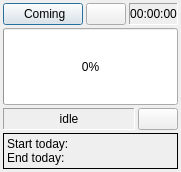
<ui version="4.0" >
 <class>lifetimeMainWidget</class>
 <widget class="QWidget" name="lifetimeMainWidget" >
  <property name="geometry" >
   <rect>
    <x>0</x>
    <y>0</y>
    <width>166</width>
    <height>172</height>
   </rect>
  </property>
  <property name="sizePolicy" >
   <sizepolicy vsizetype="Expanding" hsizetype="Expanding" >
    <horstretch>0</horstretch>
    <verstretch>0</verstretch>
   </sizepolicy>
  </property>
  <property name="windowTitle" >
   <string>Form</string>
  </property>
  <layout class="QVBoxLayout" >
   <property name="spacing" >
    <number>3</number>
   </property>
   <property name="leftMargin" >
    <number>3</number>
   </property>
   <property name="topMargin" >
    <number>3</number>
   </property>
   <property name="rightMargin" >
    <number>3</number>
   </property>
   <property name="bottomMargin" >
    <number>3</number>
   </property>
   <item>
    <widget class="QFrame" name="frame_state" >
     <property name="frameShape" >
      <enum>QFrame::NoFrame</enum>
     </property>
     <layout class="QHBoxLayout" >
      <property name="spacing" >
       <number>3</number>
      </property>
      <property name="leftMargin" >
       <number>0</number>
      </property>
      <property name="topMargin" >
       <number>0</number>
      </property>
      <property name="rightMargin" >
       <number>0</number>
      </property>
      <property name="bottomMargin" >
       <number>0</number>
      </property>
      <item>
       <widget class="QPushButton" name="pushButton_state" >
        <property name="sizePolicy" >
         <sizepolicy vsizetype="Preferred" hsizetype="Expanding" >
          <horstretch>0</horstretch>
          <verstretch>0</verstretch>
         </sizepolicy>
        </property>
        <property name="toolTip" >
         <string>Start or stop horology</string>
        </property>
        <property name="text" >
         <string> Coming</string>
        </property>
        <property name="icon" >
         <iconset resource="application.qrc" >:/img/kommt.xpm</iconset>
        </property>
        <property name="default" >
         <bool>true</bool>
        </property>
       </widget>
      </item>
      <item>
       <widget class="QPushButton" name="pushButton_pause" >
        <property name="toolTip" >
         <string>want to make a break?</string>
        </property>
        <property name="text" >
         <string/>
        </property>
        <property name="icon" >
         <iconset resource="application.qrc" >:/img/player_pause.png</iconset>
        </property>
        <property name="iconSize" >
         <size>
          <width>22</width>
          <height>22</height>
         </size>
        </property>
        <property name="checkable" >
         <bool>true</bool>
        </property>
       </widget>
      </item>
      <item>
       <widget class="QLabel" name="label_time" >
        <property name="frameShape" >
         <enum>QFrame::Panel</enum>
        </property>
        <property name="frameShadow" >
         <enum>QFrame::Sunken</enum>
        </property>
        <property name="text" >
         <string>00:00:00</string>
        </property>
        <property name="alignment" >
         <set>Qt::AlignCenter</set>
        </property>
        <property name="margin" >
         <number>3</number>
        </property>
       </widget>
      </item>
     </layout>
    </widget>
   </item>
   <item>
    <widget class="QProgressBar" name="progressBar" >
     <property name="sizePolicy" >
      <sizepolicy vsizetype="Expanding" hsizetype="Expanding" >
       <horstretch>0</horstretch>
       <verstretch>0</verstretch>
      </sizepolicy>
     </property>
     <property name="value" >
      <number>0</number>
     </property>
     <property name="orientation" >
      <enum>Qt::Horizontal</enum>
     </property>
    </widget>
   </item>
   <item>
    <widget class="QFrame" name="frame_info" >
     <property name="frameShape" >
      <enum>QFrame::NoFrame</enum>
     </property>
     <layout class="QHBoxLayout" >
      <property name="spacing" >
       <number>3</number>
      </property>
      <property name="leftMargin" >
       <number>0</number>
      </property>
      <property name="topMargin" >
       <number>0</number>
      </property>
      <property name="rightMargin" >
       <number>0</number>
      </property>
      <property name="bottomMargin" >
       <number>0</number>
      </property>
      <item>
       <widget class="QLabel" name="label_state_info" >
        <property name="sizePolicy" >
         <sizepolicy vsizetype="Preferred" hsizetype="Expanding" >
          <horstretch>0</horstretch>
          <verstretch>0</verstretch>
         </sizepolicy>
        </property>
        <property name="toolTip" >
         <string>Current state</string>
        </property>
        <property name="autoFillBackground" >
         <bool>true</bool>
        </property>
        <property name="frameShape" >
         <enum>QFrame::Panel</enum>
        </property>
        <property name="frameShadow" >
         <enum>QFrame::Sunken</enum>
        </property>
        <property name="text" >
         <string>idle</string>
        </property>
        <property name="alignment" >
         <set>Qt::AlignCenter</set>
        </property>
        <property name="margin" >
         <number>3</number>
        </property>
        <property name="buddy" >
         <cstring>pushButton_info</cstring>
        </property>
       </widget>
      </item>
      <item>
       <widget class="QPushButton" name="pushButton_info" >
        <property name="toolTip" >
         <string>Overview</string>
        </property>
        <property name="text" >
         <string/>
        </property>
        <property name="icon" >
         <iconset resource="application.qrc" >:/img/history.png</iconset>
        </property>
        <property name="iconSize" >
         <size>
          <width>22</width>
          <height>22</height>
         </size>
        </property>
        <property name="checkable" >
         <bool>true</bool>
        </property>
       </widget>
      </item>
     </layout>
    </widget>
   </item>
   <item>
    <widget class="QLabel" name="label_overview" >
     <property name="minimumSize" >
      <size>
       <width>0</width>
       <height>0</height>
      </size>
     </property>
     <property name="frameShape" >
      <enum>QFrame::Panel</enum>
     </property>
     <property name="text" >
      <string>Start today:
End today:</string>
     </property>
     <property name="textFormat" >
      <enum>Qt::PlainText</enum>
     </property>
     <property name="alignment" >
      <set>Qt::AlignLeading|Qt::AlignLeft|Qt::AlignTop</set>
     </property>
    </widget>
   </item>
  </layout>
 </widget>
 <tabstops>
  <tabstop>pushButton_state</tabstop>
  <tabstop>pushButton_pause</tabstop>
  <tabstop>pushButton_info</tabstop>
 </tabstops>
 <resources>
  <include location="application.qrc" />
 </resources>
 <connections/>
</ui>
